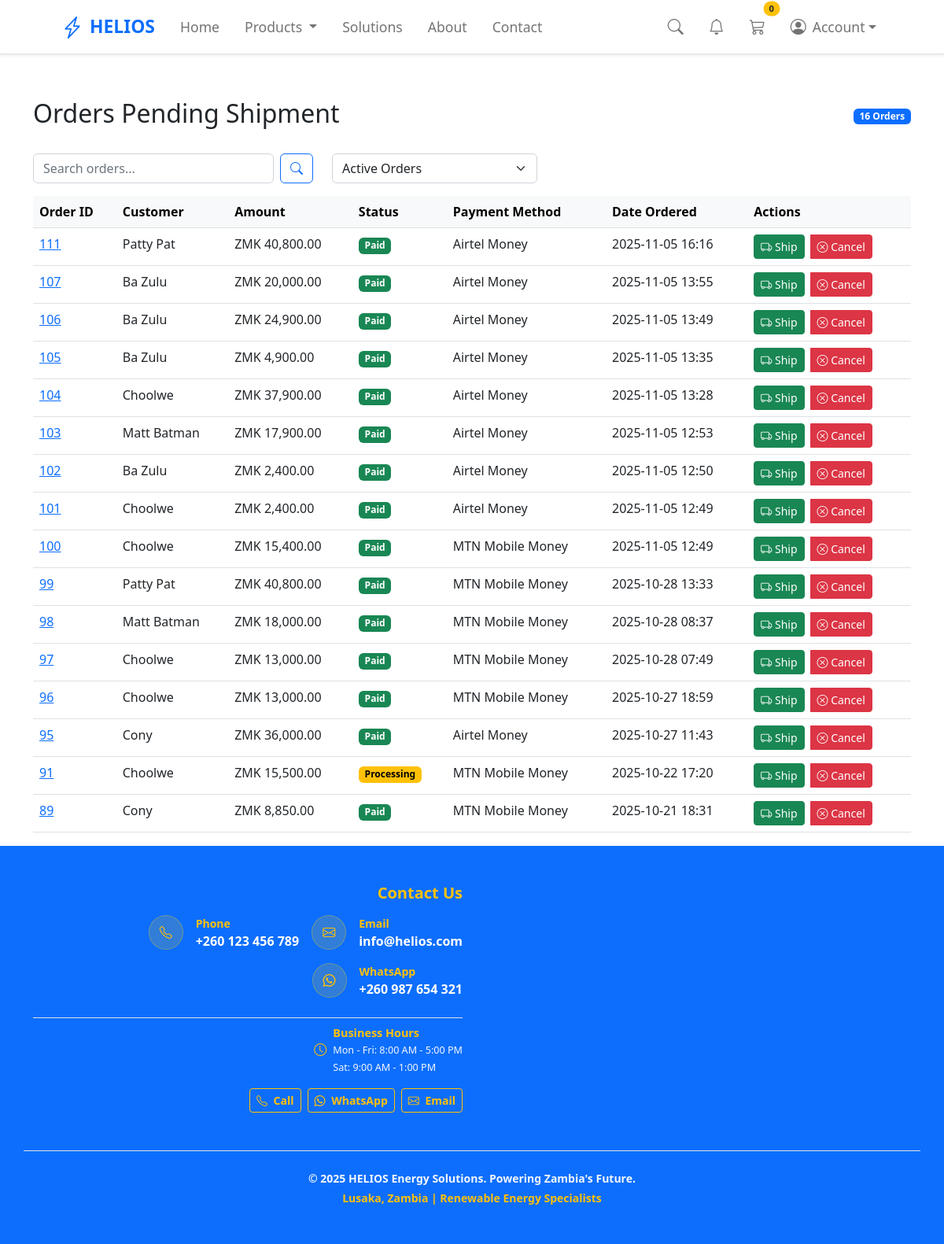
Before: /payment/not_shipped_dash/ (signed in) with the older database file.
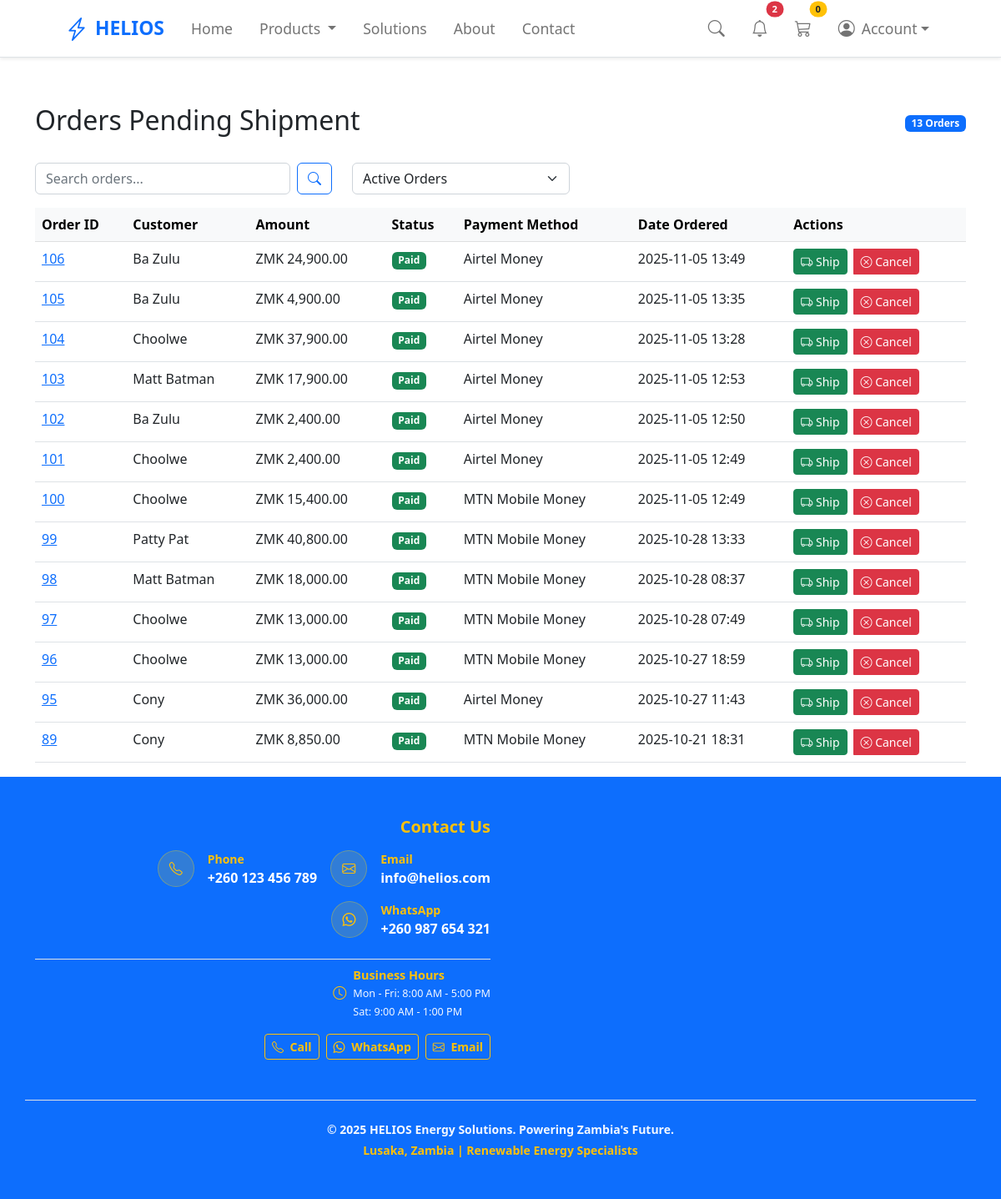
After: the same page with the newer database file.
### payment/models.py (models this page shows, shortened)
class Order(models.Model):
    ORDER_STATUS = (
        ('pending', 'Pending Payment'),
        ('paid', 'Paid'),
        ('processing', 'Processing'),
        ('shipped', 'Shipped'),
        ('delivered', 'Delivered'),
        ('cancelled', 'Cancelled'),
    )
    PAYMENT_CHOICES = (
        ('airtel', 'Airtel Money'),
        ('mtn', 'MTN Mobile Money'),
        ('zamtel', 'Zamtel Kwacha'),
        ('card', 'Bank Card'),
        ('cod', 'Cash on Delivery'),
    )
    user = models.ForeignKey(User, on_delete=models.CASCADE, null=True, blank=True)
    full_name = models.CharField(max_length=255)
    email = models.EmailField(max_length=255)
    phone_number = models.CharField(max_length=20, null=True, blank=True)
    shipping_address = models.TextField(max_length=1000, blank=True, null=True)
    amount_paid = models.DecimalField(max_digits=12, decimal_places=2, default=Decimal('0.00'))
    date_ordered = models.DateTimeField(auto_now_add=True)
    status = models.CharField(max_length=20, choices=ORDER_STATUS, default='pending')
    payment_method = models.CharField(max_length=20, choices=PAYMENT_CHOICES, null=True, blank=True)
    payment_reference = models.CharField(max_length=100, null=True, blank=True)
    date_paid = models.DateTimeField(null=True, blank=True)
    date_processed = models.DateTimeField(null=True, blank=True)
    date_shipped = models.DateTimeField(null=True, blank=True)
    date_delivered = models.DateTimeField(null=True, blank=True)
    cancellation_notes = models.TextField(blank=True, null=True)
    class Meta:
        indexes = [
            models.Index(fields=['status']),
            models.Index(fields=['-date_ordered']),
            models.Index(fields=['-date_shipped']),
        ]

### payment/views.py (the view, shortened to what this page needs)
# urls.py: path('not_shipped_dash/', views.not_shipped_dash, name='not_shipped_dash'),
def not_shipped_dash(request):
    request.disable_newsletter = True
    if not request.user.is_authenticated or not request.user.is_superuser:
        message.warning(request, "Access Denied")
        return redirect('home')
    status_filter = request.GET.get('status', 'active')
    search_query = request.GET.get('search', '')
    if status_filter == 'cancelled':
        orders_qs = Order.objects.filter(status='cancelled')
    elif status_filter == 'all':
        orders_qs = Order.objects.exclude(status__in=['shipped', 'delivered'])
    else:
        orders_qs = Order.objects.filter(status__in=['paid', 'processing'])
    if search_query:
        orders_qs = orders_qs.filter(full_name__icontains=search_query) | orders_qs.filter(id__icontains=search_query) | orders_qs.filter(email__icontains=search_query)
    orders_qs = orders_qs.select_related('user').order_by('-date_ordered')
    return render(request, 'payment/not_shipped_dash.html', {"orders": orders_qs, "current_filter": status_filter, "search_query": search_query})

### cart/context_processors.py (called while the page is built)
def cart(request):
    return {'cart': Cart(request)}

### ecom/context_processors.py (called while the page is built)
def newsletter_form(request):
    if getattr(request, 'disable_newsletter', False):
        return {
            'newsletter_form': None,
        }
    return {
        'newsletter_form': NewsletterSubscriberForm(),
    }

def notifications(request):
    if request.user.is_authenticated:
        unread_notifications_list = Notification.objects.filter(
            user=request.user,
            is_read=False
        ).order_by('-created_at')[:5]
        unread_count = Notification.objects.filter(user=request.user, is_read=False).count()
    else:
        unread_notifications_list = []
        unread_count = 0
    return {
        'unread_notification_count': unread_count,
        'unread_notifications': unread_notifications_list,
    }

### payment/templates/payment/not_shipped_dash.html (shortened to what this page needs)
{% extends 'base.html' %}
{% load humanize %}
{% block content %}
<div class="container mt-5">
    <div class="d-flex justify-content-between align-items-center mb-4">
        <h2>Orders Pending Shipment</h2>
        <span class="badge bg-primary">{{ orders|length }} Orders</span>
    </div>
    <div class="row mb-3">
        <div class="col-md-4">
            <form class="d-flex" method="GET">
                <input type="text"
                       name="search"
                       class="form-control me-2"
                       placeholder="Search orders..."
                       value="{{ search_query }}">
                <button type="submit" class="btn btn-outline-primary">
                    <i class="bi bi-search"></i>
                </button>
            </form>
        </div>
        <div class="col-md-3">
            <select class="form-select" onchange="window.location.href='?status=' + this.value">
                {% if request.resolver_match.url_name == 'not_shipped_dash' %}
                    <option value="active" {% if current_filter == 'active' %}selected{% endif %}>Active Orders</option>
                {% endif %}
            </select>
        </div>
    </div>
    <table class="table table-hover" id="ordersTable">
        <thead class="table-light">
            <tr>
                <th>Order ID</th>
                <th>Customer</th>
                <th>Amount</th>
                <th>Status</th>
                <th>Payment Method</th>
                <th>Date Ordered</th>
                <th>Actions</th>
            </tr>
        </thead>
        <tbody>
            {% for order in orders %}
            <tr>
                <td><a href="{% url 'orders' order.id %}" class="text-primary">{{ order.id }}</a></td>
                <td>{{ order.full_name }}</td>
                <td>ZMK {{ order.amount_paid|floatformat:2|intcomma }}</td>
                <td>
                    <span class="badge {% if order.status == 'paid' %}bg-success
                                        {% elif order.status == 'processing' %}bg-warning
                                        {% elif order.status == 'cancelled' %}bg-danger{% endif %}">
                        {{ order.get_status_display }}
                    </span>
                </td>
                <td>{{ order.get_payment_method_display|default:"Not specified" }}</td>
                <td>{{ order.date_ordered|date:"Y-m-d H:i" }}</td>
                <td>
                    {% if order.status != 'cancelled' %}
                        <div class="btn-group">
                            <form method="POST" action="{% url 'update_order_status' pk=order.id %}" class="d-inline me-2">
                                <button type="submit" class="btn btn-success btn-sm">
                                    <i class="bi bi-truck"></i> Ship
                                </button>
                            </form>
                            <button type="button" class="btn btn-danger btn-sm"
                                    data-bs-toggle="modal"
                                    data-bs-target="#cancelModal{{ order.id }}">
                                <i class="bi bi-x-circle"></i> Cancel
                            </button>
                        </div>
                    {% else %}
                        <span class="text-muted">
                            <i class="bi bi-info-circle"></i>
                            Cancelled: {{ order.cancellation_notes|truncatechars:30 }}
                        </span>
                    {% endif %}
                </td>
            </tr>
            {% endfor %}
        </tbody>
    </table>
</div>
{% endblock %}

Changed rows visible on the page:
no longer on this page (row edited): Order: id "111", full_name "Patty Pat", amount_paid "40,800.00", status "Paid", payment_method "Airtel Money", date_ordered "2025-11-05 16:16"
no longer on this page (row edited): Order: id "107", full_name "Ba Zulu", amount_paid "20,000.00", status "Paid", payment_method "Airtel Money", date_ordered "2025-11-05 13:55"
no longer on this page (row edited): Order: id "91", full_name "Choolwe", amount_paid "15,500.00", status "Processing", payment_method "MTN Mobile Money", date_ordered "2025-10-22 17:20"
Other visible differences:
{{ unread_notification_count }}: (not shown) → "2"
{{ orders|length }}: "16" → "13"
